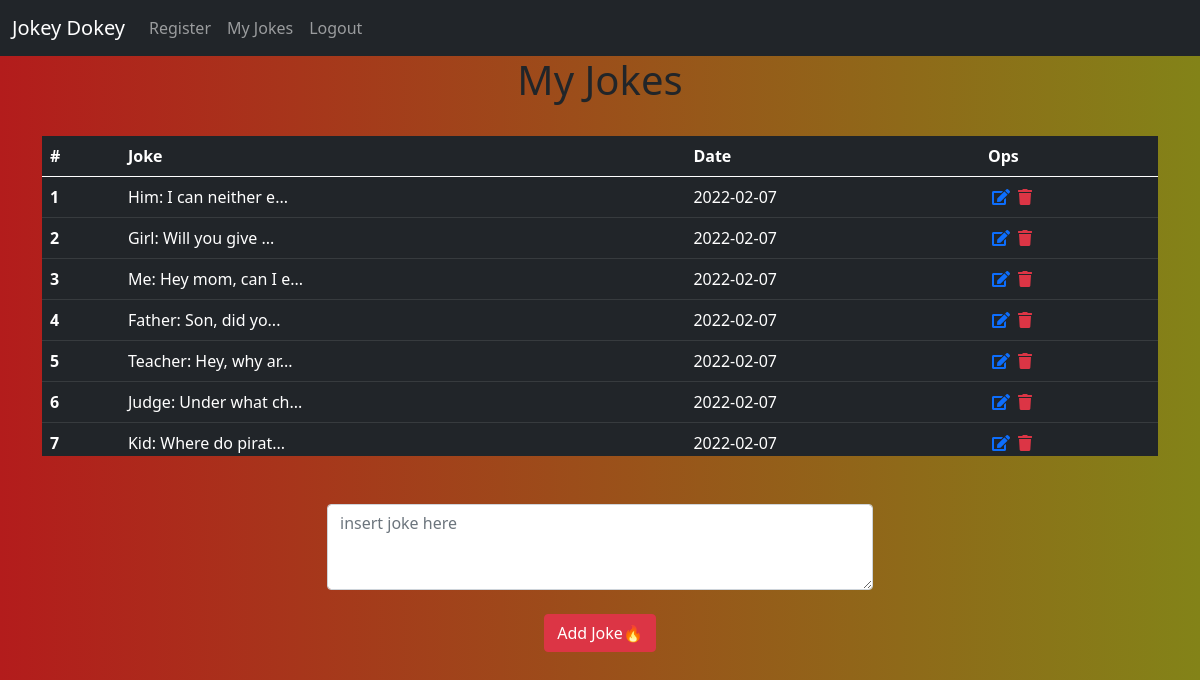
The app's page /user/jokes (signed in) with its own data.
### services/models.py (models this page shows, shortened)
class Joke(db.Model):
    id = db.Column(db.Integer, primary_key=True, nullable=False)
    joke = db.Column(db.Text, nullable=False)
    date_created = db.Column(db.DateTime, nullable=False,
                             default=datetime.utcnow)
    user_id = db.Column(db.Integer, db.ForeignKey('user.id'), nullable=False)

### app.py (the view)
@app.route('/user/jokes', methods=['GET'])
def get_users():
    if "username" in session:
        username = session['username']
        jokes = User.getUserJokes(username)
        return render_template('userjokes.html', jokes=jokes)
    else:
        return redirect('/users/login')

### services/models.py (called while the page is built)
    @classmethod
    def getUserJokes(self, username):
        query = self.query.filter_by(username=username).first()
        jokes = query.jokes
        return jokes

### templates/userjokes.html (shortened to what this page needs)
{%include 'base.html'%}
{% block body%}
<div class="container" style="margin: auto 50;">
    <h1 class="text-dark text-center">My Jokes</h1>
    <br>
    <div class="row">
    {%if jokes|length > 0%}
    <div style="max-height: 40vh; overflow-y: scroll;">
    <table class="table table-dark">
        <thead>
            <tr>
                <th scope="col">#</th>
                <th scope="col">Joke</th>
                <th scope="col">Date</th>
                <th scope="col">Ops</th>
            </tr>
        </thead>
        <tbody>
            {%for joke in jokes%}
            <tr>
                <th scope="row">{{loop.index}}</th>
                <td>{{joke.joke[:20]}}...</td>
                <td>{{joke.date_created.date()}}</td>
                <td><a href="/jokes/{{joke.id}}/edit" class="mx-1"><i class="fas fa-edit text-priamry"></i></a>
                    <a href="/jokes/{{joke.id}}/delete"><i class="fas fa-trash text-danger"></i></a></td>
            </tr>
            {%endfor%}
        </tbody>
    </table>
    </div>
    {%else%}
    <div class="alert alert-danger col-lg-6" role="alert">
        You are no joker... Try fillin some jokes!
    </div>
    {%endif%}
    </div>
    <br>
    <br>
    <div class="row" style="padding: auto 50;">
        <div class="col-lg-3"></div>
        <div class="col-lg-6">
            <form action="/jokes" method="POST">
                <textarea class="form-control " name="joke" id="exampleFormControlTextarea1" rows="3" placeholder="insert joke here"></textarea>
                <br>
                <div class="text-center">
                    <button type="submit" class="btn btn-danger">Add Joke🔥</button>
                </div>
            </form>
        </div>
        <div class="col-lg-3"></div>
    </div>
</div>
{%endblock%}

### templates/base.html (shortened to what this page needs)
<!DOCTYPE html>
<html lang="en">
<head>
    <link href="https://cdn.jsdelivr.net/npm/bootstrap@5.0.2/dist/css/bootstrap.min.css" rel="stylesheet"
>
        <link rel="stylesheet" href="https://pro.fontawesome.com/releases/v5.10.0/css/all.css"
 />
    <link rel="stylesheet" href="{{url_for('static', filename='css/style.css')}}">
</head>
<body>
    {%block body%}
    <nav class="navbar navbar-expand-lg navbar-dark bg-dark">
        <div class="container-fluid">
            <a class="navbar-brand" href="/">Jokey Dokey</a>
            <div class="collapse navbar-collapse" id="navbarTogglerDemo03">
                <ul class="navbar-nav me-auto mb-2 mb-lg-0 float-left">
                    <li class="nav-item">
                        <a class="nav-link" href="/users/register">Register</a>
                    </li>
                    <li class="nav-item">
                        <a class="nav-link" href="/user/jokes">My Jokes</a>
                    </li>
                    <li class="nav-item">
                        <a class="nav-link" href="/logout">Logout</a>
                    </li>
                </ul>
            </div>
        </div>
    </nav>
    {%endblock%}
</body>
</html>

### static/css/style.css (style rules this page uses)
body { background-image: linear-gradient(to right, rgb(179, 28, 28) , rgb(131, 131, 24)); background-repeat: repeat; }

### records on screen
Joke: joke "Him: I can neither e", date_created "2022-02-07"
Joke: joke "Girl: Will you give", date_created "2022-02-07"
Joke: joke "Me: Hey mom, can I e", date_created "2022-02-07"
Joke: joke "Father: Son, did yo", date_created "2022-02-07"
Joke: joke "Teacher: Hey, why ar", date_created "2022-02-07"
Joke: joke "Judge: Under what ch", date_created "2022-02-07"
Joke: joke "Kid: Where do pirat", date_created "2022-02-07"
